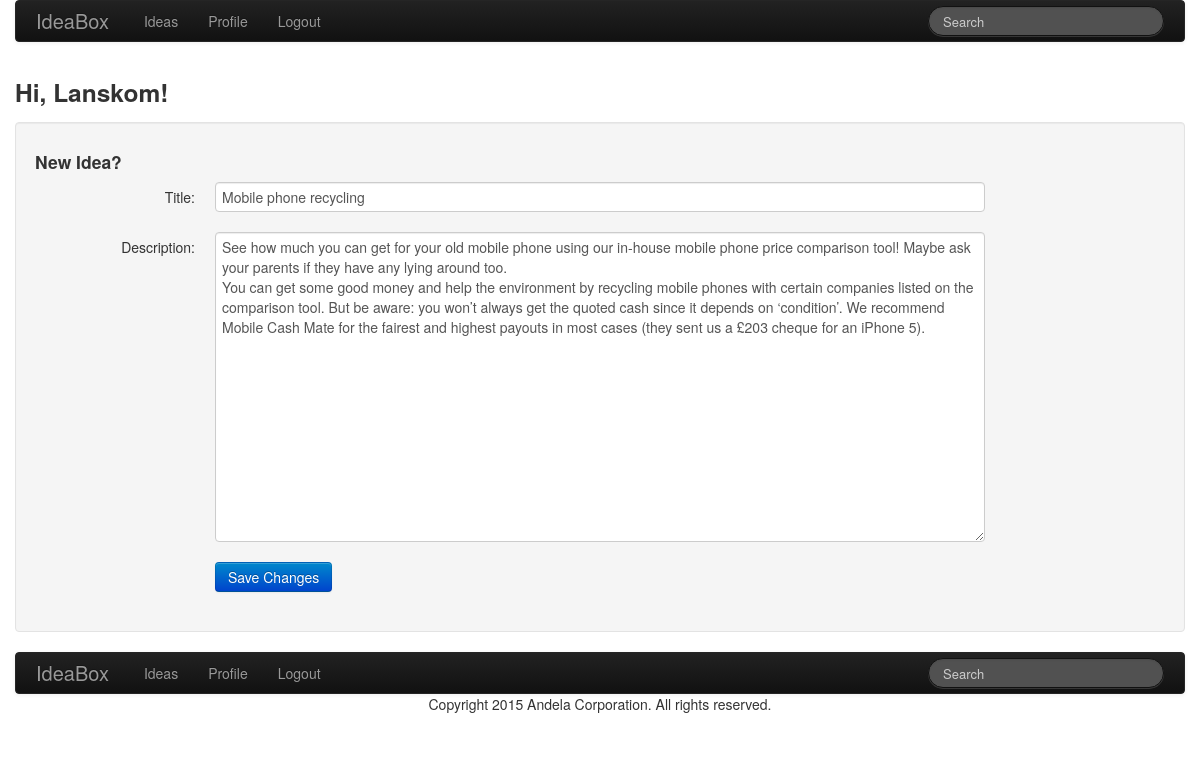
Screenshot of /editidea/12 (signed in) with the database file from the repository.
### app/models.py (models this page shows, shortened)
class User(db.Model):
	id = db.Column(db.Integer, primary_key = True)
	nickname = db.Column(db.String(64), index= True, unique= True)
	email = db.Column(db.String(120), index = True, unique = True)
	ideas = db.relationship('Idea', backref = 'author', lazy = 'dynamic')
	about_me = db.Column(db.String(140))
	last_seen = db.Column(db.DateTime)
	def is_authenticated(self):
		return True

class Idea(db.Model):
	__searchable__ = ['description']
	id = db.Column(db.Integer, primary_key = True)
	title = db.Column(db.String(120), index = True, unique = True)
	description = db.Column(db.String(1000))
	rank = db.Column(db.Integer)
	timestamp = db.Column(db.DateTime)
	user_id = db.Column(db.Integer, db.ForeignKey('user.id'))

### app/views.py (the view, shortened to what this page needs)
@app.route('/editidea/<int:id>', methods=['GET', 'POST'])
@login_required
def editidea(id):
	form = IdeaForm()
	idea = Idea.query.get(id)
	if idea is None:
		flash('Idea not found.')
		return redirect(url_for('index'))
	if idea.author.id != g.user.id:
		flash('You cannot edit this idea.')
		return redirect(url_for('newidea'))
	form.title.data = idea.title
	form.description.data = idea.description
	return render_template('newidea.html', form=form)

### app/forms.py
class SearchForm(Form):
	search = StringField('search', validators = [DataRequired()])

class IdeaForm(Form):
	title = StringField('title', validators = [DataRequired()])
	description = TextAreaField('description', validators = [DataRequired(), Length(min=0, max= 1000)])
	rank = IntegerField('rank')

### app/views.py (called while the page is built)
@lm.user_loader
def load_user(id):
	return User.query.get(int(id))

@app.before_request
def before_request():
	g.user = current_user
	if g.user.is_authenticated():
		g.user.last_seen = datetime.utcnow()
		db.session.add(g.user)
		db.session.commit()
		g.search_form = SearchForm()

@app.after_request
def after_request(response):
    for query in get_debug_queries():
        if query.duration >= DATABASE_QUERY_TIMEOUT:
            app.logger.warning("SLOW QUERY: %s\nParameters: %s\nDuration: %fs\nContext: %s\n" % (query.statement, query.parameters, query.duration, query.context))
    return response

### app/templates/newidea.html (shortened to what this page needs)
{% extends "base.html" %}
{% block content %}
	<h3>Hi, {{ g.user.nickname }}!</h3>
	<div class ="well">
        <form class= "form-horizontal" action="" method="post" name="newidea">
        <h4>New Idea?</h4>
              <div class= "control-group{% if form.title.errors %} error{% endif %}">
                  <label class="control-label" for="title">Title:</label>
                  <div class= "controls">
                    {{ form.title(maxlength=120, class="span8") }}
                  </div>
              </div>
              <div class="control-group{% if form.description.errors %} error{% endif %}">
                  <label class="control-label" for="description">Description:</label>
                  <div class="controls">
                      {{ form.description(cols=100, rows=15, class="span8") }}
                  </div>
              </div>
              <div class="control-group">
                  <div class="controls">
                      <input class="btn btn-primary" type="submit" value="Save Changes">
                  </div>
              </div>
        </form>
	</div>
{% endblock %}

### rows the page displays
User: user.nickname "Lanskom"
Idea: title "Mobile phone recycling", description "See how much you can get for your old mobile phone using our in-house mobile phone price comparison tool! Maybe ask your parents if they have any lying around too. You can get some good money and help the environment by recycling mobile phones with certain companies listed on the comparison tool. But be aware: you won’t always get the quoted cash since it depends on ‘condition’. We recommend Mobile Cash Mate for the fairest and highest payouts in most cases (they sent us a £203 cheque for an iPhone 5)."
